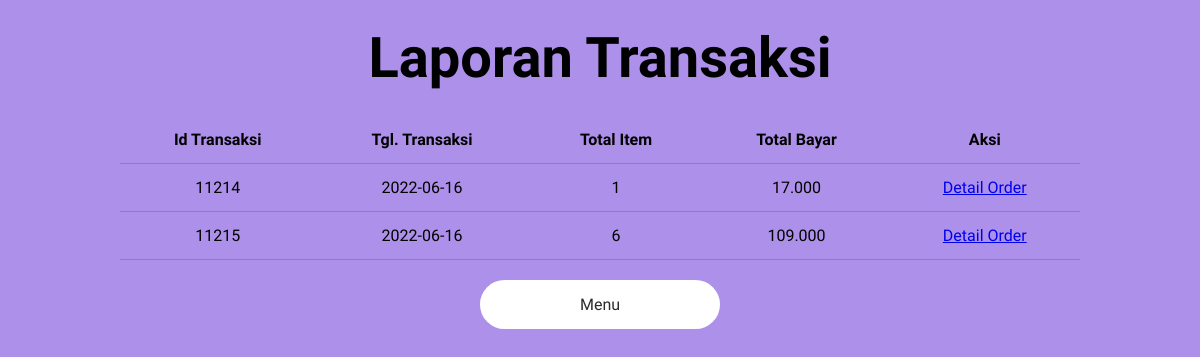
The app's page /laporan.php with its own data.
### tables this page shows
CREATE TABLE `transaksi_penjualan` (
  `ID_Transaksi` int(100) NOT NULL,
  `jumlah` int(100) NOT NULL,
  `Harga` varchar(255) NOT NULL,
  `tanggal` date NOT NULL
);

### laporan.php (the view, shortened to what this page needs)
<?php
include('koneksi1.php');
?>
<!DOCTYPE html>
<html lang="id">
<head>
  <link rel="stylesheet" href="css/tabel.css" />
</head>
<body>
  <div class="container">
    <h1>Laporan Transaksi</h1>
    <div class="tabeles">
      <table class="laporan">
        <thead align="center">
          <tr>
            <th>Id Transaksi</th>
            <th>Tgl. Transaksi</th>
            <th>Total Item</th>
            <th>Total Bayar</th>
            <th>Aksi</th>
          </tr>
        </thead>
        <tbody align="center">
          <?php
          $query = mysqli_query($conn, "SELECT * FROM transaksi_penjualan");
          while ($data = mysqli_fetch_array($query)) {
          ?>
            <tr>
              <td><?php echo $data['ID_Transaksi'] ?></td>
              <td><?php echo $data['tanggal'] ?></td>
              <td><?php echo $data['jumlah'] ?></td>
              <td><?php echo number_format((string)$data['Harga'], 0, ".", ".") ?></td>
              <td>
                <a href="detail.php?id_order=<?php echo $data['ID_Transaksi'] ?>">Detail Order</a>
              </td>
            </tr>
          <?php } ?>
        </tbody>
      </table>
    </div>
    <div class="buttons">
      <a href="menuCof.php">
        <button class="">Menu</button>
      </a>
    </div>
  </div>
</body>
</html>

### css/tabel.css (style rules this page uses)
* { padding: 0; margin: 0; font-family: "Work Sans", sans-serif; scroll-behavior: smooth; }
body { background-color: #ad90e9; }
.container h1 { text-align: center; margin: 25px 0; font-size: 56px; }
.tabeles { margin-top: 20px; display: flex; justify-content: center; }
.laporan { width: 80%; }
table, tr, td, th { text-align: center; border-collapse: collapse; border-bottom: 1px solid rgb(48, 35, 35, 0.2); padding: 14px 30px; }
.buttons { margin-top: 20px; display: flex; justify-content: center; }
button { padding: 15px 100px; font-size: 16px; background-color: #fff; color: rgb(44, 44, 44); text-decoration: none; border-radius: 30px; border: none; transition: 0.4s cubic-bezier(0.075, 0.82, 0.165, 1); }

### records on screen
transaksi_penjualan: ID_Transaksi "11214", tanggal "2022-06-16", jumlah "1", Harga "17.000"
transaksi_penjualan: ID_Transaksi "11215", tanggal "2022-06-16", jumlah "6", Harga "109.000"
